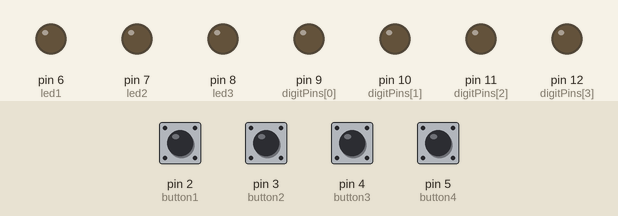
This sketch was run on a simulated Arduino Uno, built with avr-gcc and run on an emulated ATmega328P. On the bench: output pins drawn as LEDs (lit = HIGH). Dashed ring = blinking. The test bench sets the inputs (shaded band); at power-on: pin 2 (button1), pin 3 (button2), pin 4 (button3), pin 5 (button4) HIGH.

Above: at 1.2 s.
1.3 s: pin 3 (button2) pulled LOW for 0.15 s
At 1.7 s:
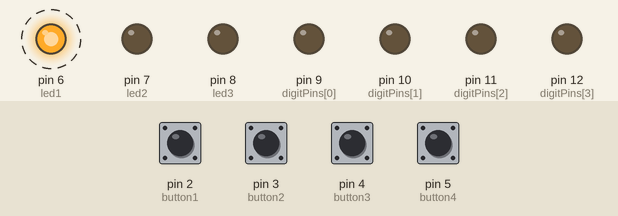
4.3 s: pin 4 (button3) pulled LOW for 0.15 s
At 6.1 s:
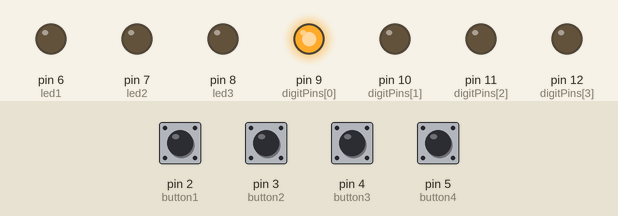
7.4 s: pin 3 (button2) pulled LOW for 1 s
At 8.7 s:
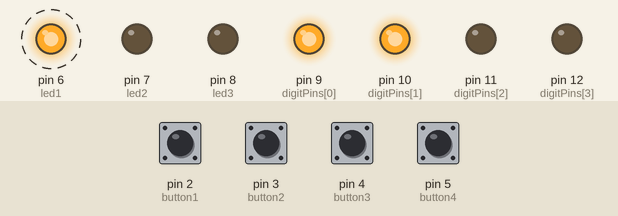
11.3 s: pin 4 (button3) pulled LOW for 1 s
At 12.6 s:
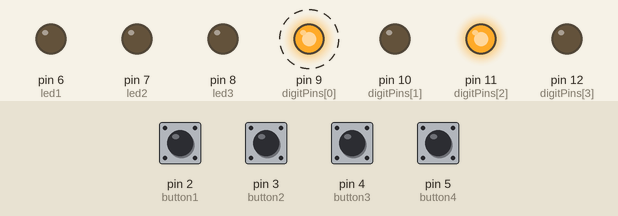
15.3 s: pin 3 (button2) pulled LOW for 0.15 s
At 15.7 s:
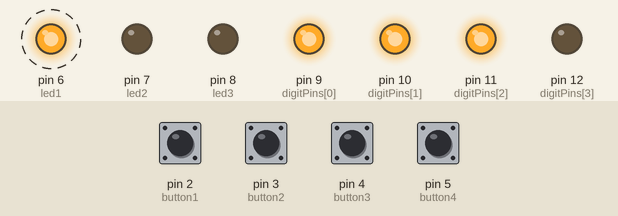
18.3 s: pin 4 (button3) pulled LOW for 0.15 s
At 20.1 s:
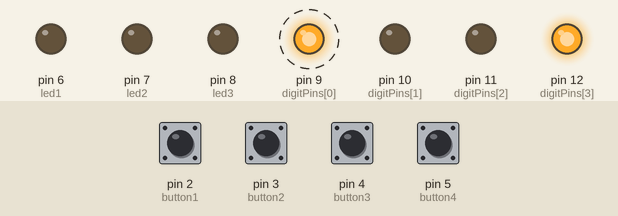
Timing chart, 0 to 22.4 s (numbered marks = the images above; inputs shaded):
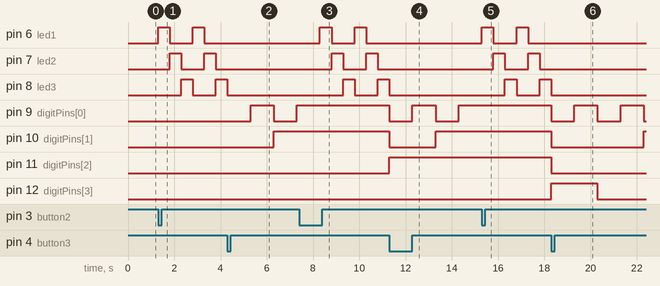

Measured:
- after the input at 1.3 s, pin 6 (led1): alternates HIGH for 0.50 s and LOW for 1.0 s, starting at once; pin 7 (led2): alternates HIGH for 0.50 s and LOW for 1.0 s, starting after 0.50 s; pin 8 (led3): LOW → HIGH after 1.0 s, → LOW 0.50 s later, → HIGH 1.0 s later
- after the input at 4.3 s, pin 6 (led1), pin 7 (led2): stops changing and stays LOW; pin 8 (led3): goes on until 4.3 s, then stays LOW; pin 9 (digitPins[0]): LOW → HIGH after 1.0 s, → LOW 1.0 s later, → HIGH 1.0 s later; pin 10 (digitPins[1]): LOW → HIGH after 2.0 s
- after the input at 7.4 s, pin 6 (led1): alternates HIGH for 0.50 s and LOW for 1.0 s, starting after 0.90 s; pin 7 (led2): alternates HIGH for 0.50 s and LOW for 1.0 s, starting after 1.4 s
- after the input at 11.3 s, pin 6 (led1), pin 7 (led2): stops changing and stays LOW; pin 8 (led3): goes on until 11.3 s, then stays LOW; pin 9 (digitPins[0]): alternates HIGH for 1.0 s and LOW for 1.0 s, starting at once; pin 10 (digitPins[1]): HIGH → LOW at once, → HIGH 2.0 s later; pin 11 (digitPins[2]): LOW → HIGH at once
- after the input at 15.3 s, pin 6 (led1): alternates HIGH for 0.50 s and LOW for 1.0 s, starting at once; pin 7 (led2): alternates HIGH for 0.50 s and LOW for 1.0 s, starting after 0.50 s
- after the input at 18.3 s, pin 6 (led1), pin 7 (led2): stops changing and stays LOW; pin 8 (led3): goes on until 18.3 s, then stays LOW; pin 9 (digitPins[0]): alternates HIGH for 1.0 s and LOW for 1.0 s, starting at once; pin 10 (digitPins[1]): HIGH → LOW at once, → HIGH 4.0 s later; pin 11 (digitPins[2]): HIGH → LOW at once

The sketch:

sketch_oct17a.ino
```cpp
const int button1 = 2;  // Connect button 1 to digital pin 2
const int button2 = 3;  // Connect button 2 to digital pin 3
const int button3 = 4;  // Connect button 3 to digital pin 4
const int button4 = 5;  // Connect button 4 to digital pin 5

const int led1 = 6;  // Connect LED 1 to digital pin 6
const int led2 = 7;  // Connect LED 2 to digital pin 7
const int led3 = 8;  // Connect LED 3 to digital pin 8

const int digitPins[] = { 9, 10, 11, 12 };  // Connect 7-segment display to pins 9, 10, 11, and 12

int currentMode = 0;
int digitCount = 0;
int numbers[] = { 0, 1, 2, 3, 4, 5, 6, 7, 8, 9 };

void setup() {
  pinMode(button1, INPUT_PULLUP);
  pinMode(button2, INPUT_PULLUP);
  pinMode(button3, INPUT_PULLUP);
  pinMode(button4, INPUT_PULLUP);
  pinMode(led1, OUTPUT);
  pinMode(led2, OUTPUT);
  pinMode(led3, OUTPUT);

  for (int i = 0; i < 4; i++) {
    pinMode(digitPins[i], OUTPUT);
  }
}

void loop() {
  switch (currentMode) {
    case 0:
      // Mode 0: LEDs off
      digitalWrite(led1, LOW);
      digitalWrite(led2, LOW);
      digitalWrite(led3, LOW);
      break;

    case 1:
      // Mode 1: Cycle through LEDs
      digitalWrite(led1, HIGH);
      delay(500);
      digitalWrite(led1, LOW);
      digitalWrite(led2, HIGH);
      delay(500);
      digitalWrite(led2, LOW);
      digitalWrite(led3, HIGH);
      delay(500);
      digitalWrite(led3, LOW);
      break;

    case 2:
      // Mode 2: Display numbers on 7-segment display
      displayNumber(numbers[digitCount]);
      digitCount = (digitCount + 1) % 10;
      delay(1000);
      break;
  }

  // Check button presses to change modes
  if (digitalRead(button1) == LOW) {
    currentMode = 0;
  } else if (digitalRead(button2) == LOW) {
    currentMode = 1;
  } else if (digitalRead(button3) == LOW) {
    currentMode = 2;
  } else if (digitalRead(button4) == LOW) {
    // Additional modes can be added here
  }
}

void displayNumber(int number) {
  for (int i = 0; i < 4; i++) {
    digitalWrite(digitPins[i], number & 1);
    number >>= 1;
  }
}
```
